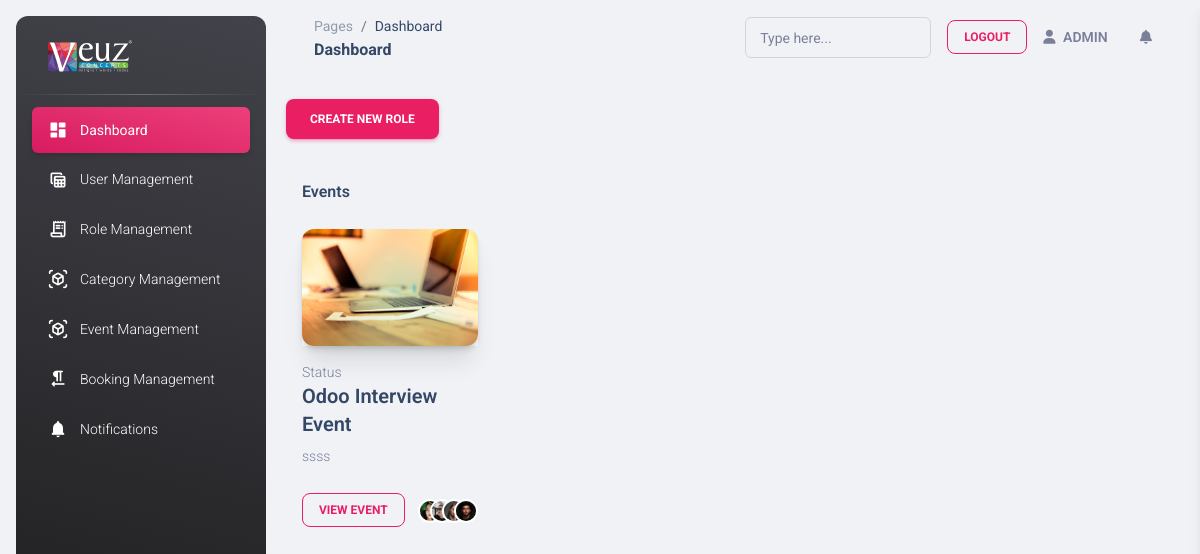
The page /event (signed in) on the database its author committed.
### myapp/models.py (models this page shows, shortened)
class common(models.Model):  # COMM0N
    dt = models.DateField(auto_now=True)
    tm = models.TimeField(auto_now=True)
    updated = models.DateTimeField(default=timezone.now)
    status = models.CharField(max_length=255, null=True)
    created_by = models.ForeignKey(User,on_delete=models.CASCADE,related_name="%(app_label)s_%(class)s_ownership", null=True)
    class Meta:
        abstract = True

class event_Creation(common):
    name = models.CharField(max_length=25,null=True)
    start_date = models.DateField(null=True)
    start_time = models.TimeField(null=True)
    end_date = models.DateField(null=True)
    end_time = models.TimeField(null=True)
    image = models.FileField(upload_to='event_image',null=True)
    organizer = models.CharField(max_length=25,null=True)
    responsible = models.CharField(max_length=25,null=True)
    responsible_person_no = models.CharField(max_length=25,null=True)
    company = models.CharField(max_length=25,null=True)
    company_id = models.ForeignKey(company_Master,related_name='event_Creation_company_id',null=True,on_delete=models.CASCADE)
    venue = models.TextField(null=True)
    exhibition_map = models.FileField(upload_to='exhibition_map',null=True)
    limit_registrations = models.BooleanField(default=False)
    limit_registration_no = models.IntegerField(null=True)
    category_id = models.ForeignKey(event_Category,related_name='event_Creation_category_id',null=True,on_delete=models.CASCADE)
    slug = models.SlugField(max_length=255, unique=True)

### myapp/views.py (the view)
# urls.py: path('event',views.event,name='event'),
def event(request):
    auth_user = User.objects.get(id=request.user.id)
    print("auth_user::::",str(auth_user.is_superuser))
    if auth_user.is_superuser == True:
        data = ''
    else:
        user_data = company_User.objects.get(auth_user=request.user)
        data = event_Creation.objects.filter(company_id_id=user_data.company_id.id)
    context = {
        'data':data
    }
    return render(request,'event.html',context)

### myapp/templatetags/nav.py (called while the page is built)
@register.filter(name='get_nav_name')
def get_nav_name(value,args):
    data = User.objects.get(id=value.id)
    return data.is_superuser

### myapp/templates/event.html (shortened to what this page needs)
{% extends 'base.html' %}
{% load static %}
{% block content %}
<a href="{% url 'create_event' %}">
    <button type="button" class="btn btn-primary" data-toggle="modal" data-target="#exampleModal">
        Create New Role
      </button>
</a>
<div class="row">
    <div class="col-12 mt-4">
        <div class="mb-5 ps-3">
          <h6 class="mb-1">Events </h6>
        </div>
        <div class="row">
          {% for i in data %}
          <div class="col-xl-3 col-md-6 mb-xl-0 mb-4">
            <div class="card card-blog card-plain">
              <div class="card-header p-0 mt-n4 mx-3">
                <a class="d-block shadow-xl border-radius-xl">
                  <img src="../media/{{i.image}}" alt="img-blur-shadow" class="img-fluid shadow border-radius-xl">
                </a>
              </div>
              <div class="card-body p-3">
                <p class="mb-0 text-sm">Status</p>
                <a href="javascript:;">
                  <h5>
                   {{i.name}}
                  </h5>
                </a>
                <p class="mb-4 text-sm">
                  {{i.venue}}
                </p>
                <div class="d-flex align-items-center justify-content-between">
                  <a href="{% url 'event_more_page' pk=i.id %}">
                    <button type="button" class="btn btn-outline-primary btn-sm mb-0">View Event</button>
                  </a>
                  <div class="avatar-group mt-2">
                    <a href="javascript:;" class="avatar avatar-xs rounded-circle" data-bs-toggle="tooltip" data-bs-placement="bottom" title="Elena Morison">
                      <img alt="Image placeholder" src="../static/assets/img/team-1.jpg">
                    </a>
                    <a href="javascript:;" class="avatar avatar-xs rounded-circle" data-bs-toggle="tooltip" data-bs-placement="bottom" title="Ryan Milly">
                      <img alt="Image placeholder" src="../static/assets/img/team-2.jpg">
                    </a>
                    <a href="javascript:;" class="avatar avatar-xs rounded-circle" data-bs-toggle="tooltip" data-bs-placement="bottom" title="Nick Daniel">
                      <img alt="Image placeholder" src="../static/assets/img/team-3.jpg">
                    </a>
                    <a href="javascript:;" class="avatar avatar-xs rounded-circle" data-bs-toggle="tooltip" data-bs-placement="bottom" title="Peterson">
                      <img alt="Image placeholder" src="../static/assets/img/team-4.jpg">
                    </a>
                  </div>
                </div>
              </div>
            </div>
          </div>
          {% endfor %}
        </div>
      </div>
  </div>
{% endblock %}

### rows shown on the page
event_Creation: image (picture), name "Odoo Interview Event", venue "ssss"
